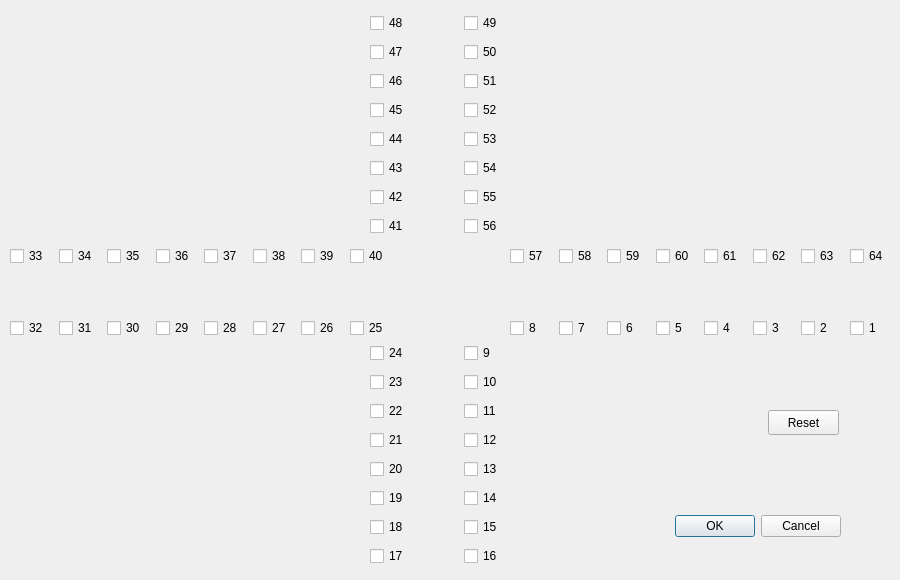
<?xml version="1.0" encoding="UTF-8"?>
<ui version="4.0">
 <class>SetSensorFailuresDialog</class>
 <widget class="QDialog" name="SetSensorFailuresDialog">
  <property name="geometry">
   <rect>
    <x>0</x>
    <y>0</y>
    <width>900</width>
    <height>580</height>
   </rect>
  </property>
  <property name="sizePolicy">
   <sizepolicy hsizetype="Preferred" vsizetype="Preferred">
    <horstretch>0</horstretch>
    <verstretch>0</verstretch>
   </sizepolicy>
  </property>
  <property name="minimumSize">
   <size>
    <width>900</width>
    <height>580</height>
   </size>
  </property>
  <property name="maximumSize">
   <size>
    <width>900</width>
    <height>580</height>
   </size>
  </property>
  <property name="windowTitle">
   <string>Dialog</string>
  </property>
  <widget class="QDialogButtonBox" name="buttonBox">
   <property name="geometry">
    <rect>
     <x>660</x>
     <y>510</y>
     <width>181</width>
     <height>32</height>
    </rect>
   </property>
   <property name="orientation">
    <enum>Qt::Horizontal</enum>
   </property>
   <property name="standardButtons">
    <set>QDialogButtonBox::Cancel|QDialogButtonBox::Ok</set>
   </property>
  </widget>
  <widget class="QWidget" name="layoutWidget">
   <property name="geometry">
    <rect>
     <x>370</x>
     <y>340</y>
     <width>142</width>
     <height>230</height>
    </rect>
   </property>
   <layout class="QHBoxLayout" name="horizontalLayout">
    <item>
     <layout class="QVBoxLayout" name="verticalLayout_3">
      <item>
       <widget class="QCheckBox" name="checkBox_24">
        <property name="text">
         <string>24</string>
        </property>
       </widget>
      </item>
      <item>
       <widget class="QCheckBox" name="checkBox_23">
        <property name="text">
         <string>23</string>
        </property>
       </widget>
      </item>
      <item>
       <widget class="QCheckBox" name="checkBox_22">
        <property name="text">
         <string>22</string>
        </property>
       </widget>
      </item>
      <item>
       <widget class="QCheckBox" name="checkBox_21">
        <property name="text">
         <string>21</string>
        </property>
       </widget>
      </item>
      <item>
       <widget class="QCheckBox" name="checkBox_20">
        <property name="text">
         <string>20</string>
        </property>
       </widget>
      </item>
      <item>
       <widget class="QCheckBox" name="checkBox_19">
        <property name="text">
         <string>19</string>
        </property>
       </widget>
      </item>
      <item>
       <widget class="QCheckBox" name="checkBox_18">
        <property name="text">
         <string>18</string>
        </property>
       </widget>
      </item>
      <item>
       <widget class="QCheckBox" name="checkBox_17">
        <property name="text">
         <string>17</string>
        </property>
       </widget>
      </item>
     </layout>
    </item>
    <item>
     <spacer name="horizontalSpacer">
      <property name="orientation">
       <enum>Qt::Horizontal</enum>
      </property>
      <property name="sizeType">
       <enum>QSizePolicy::Minimum</enum>
      </property>
      <property name="sizeHint" stdset="0">
       <size>
        <width>40</width>
        <height>20</height>
       </size>
      </property>
     </spacer>
    </item>
    <item>
     <layout class="QVBoxLayout" name="verticalLayout_2">
      <item>
       <widget class="QCheckBox" name="checkBox_9">
        <property name="text">
         <string>9</string>
        </property>
       </widget>
      </item>
      <item>
       <widget class="QCheckBox" name="checkBox_10">
        <property name="text">
         <string>10</string>
        </property>
       </widget>
      </item>
      <item>
       <widget class="QCheckBox" name="checkBox_11">
        <property name="text">
         <string>11</string>
        </property>
       </widget>
      </item>
      <item>
       <widget class="QCheckBox" name="checkBox_12">
        <property name="text">
         <string>12</string>
        </property>
       </widget>
      </item>
      <item>
       <widget class="QCheckBox" name="checkBox_13">
        <property name="text">
         <string>13</string>
        </property>
       </widget>
      </item>
      <item>
       <widget class="QCheckBox" name="checkBox_14">
        <property name="text">
         <string>14</string>
        </property>
       </widget>
      </item>
      <item>
       <widget class="QCheckBox" name="checkBox_15">
        <property name="text">
         <string>15</string>
        </property>
       </widget>
      </item>
      <item>
       <widget class="QCheckBox" name="checkBox_16">
        <property name="text">
         <string>16</string>
        </property>
       </widget>
      </item>
     </layout>
    </item>
   </layout>
  </widget>
  <widget class="QWidget" name="layoutWidget">
   <property name="geometry">
    <rect>
     <x>510</x>
     <y>240</y>
     <width>382</width>
     <height>104</height>
    </rect>
   </property>
   <layout class="QVBoxLayout" name="verticalLayout">
    <item>
     <layout class="QHBoxLayout" name="horizontalLayout_3">
      <item>
       <widget class="QCheckBox" name="checkBox_57">
        <property name="text">
         <string>57</string>
        </property>
       </widget>
      </item>
      <item>
       <widget class="QCheckBox" name="checkBox_58">
        <property name="text">
         <string>58</string>
        </property>
       </widget>
      </item>
      <item>
       <widget class="QCheckBox" name="checkBox_59">
        <property name="text">
         <string>59</string>
        </property>
       </widget>
      </item>
      <item>
       <widget class="QCheckBox" name="checkBox_60">
        <property name="text">
         <string>60</string>
        </property>
       </widget>
      </item>
      <item>
       <widget class="QCheckBox" name="checkBox_61">
        <property name="text">
         <string>61</string>
        </property>
       </widget>
      </item>
      <item>
       <widget class="QCheckBox" name="checkBox_62">
        <property name="text">
         <string>62</string>
        </property>
       </widget>
      </item>
      <item>
       <widget class="QCheckBox" name="checkBox_63">
        <property name="text">
         <string>63</string>
        </property>
       </widget>
      </item>
      <item>
       <widget class="QCheckBox" name="checkBox_64">
        <property name="text">
         <string>64</string>
        </property>
       </widget>
      </item>
     </layout>
    </item>
    <item>
     <spacer name="verticalSpacer">
      <property name="orientation">
       <enum>Qt::Vertical</enum>
      </property>
      <property name="sizeType">
       <enum>QSizePolicy::Fixed</enum>
      </property>
      <property name="sizeHint" stdset="0">
       <size>
        <width>20</width>
        <height>40</height>
       </size>
      </property>
     </spacer>
    </item>
    <item>
     <layout class="QHBoxLayout" name="horizontalLayout_2">
      <item>
       <widget class="QCheckBox" name="checkBox_8">
        <property name="text">
         <string>8</string>
        </property>
       </widget>
      </item>
      <item>
       <widget class="QCheckBox" name="checkBox_6">
        <property name="text">
         <string>7</string>
        </property>
       </widget>
      </item>
      <item>
       <widget class="QCheckBox" name="checkBox_7">
        <property name="text">
         <string>6</string>
        </property>
       </widget>
      </item>
      <item>
       <widget class="QCheckBox" name="checkBox_5">
        <property name="text">
         <string>5</string>
        </property>
       </widget>
      </item>
      <item>
       <widget class="QCheckBox" name="checkBox_4">
        <property name="text">
         <string>4</string>
        </property>
       </widget>
      </item>
      <item>
       <widget class="QCheckBox" name="checkBox_3">
        <property name="text">
         <string>3</string>
        </property>
       </widget>
      </item>
      <item>
       <widget class="QCheckBox" name="checkBox_2">
        <property name="text">
         <string>2</string>
        </property>
       </widget>
      </item>
      <item>
       <widget class="QCheckBox" name="checkBox">
        <property name="text">
         <string>1</string>
        </property>
       </widget>
      </item>
     </layout>
    </item>
   </layout>
  </widget>
  <widget class="QWidget" name="layoutWidget">
   <property name="geometry">
    <rect>
     <x>10</x>
     <y>240</y>
     <width>382</width>
     <height>104</height>
    </rect>
   </property>
   <layout class="QVBoxLayout" name="verticalLayout_4">
    <item>
     <layout class="QHBoxLayout" name="horizontalLayout_5">
      <item>
       <widget class="QCheckBox" name="checkBox_33">
        <property name="text">
         <string>33</string>
        </property>
       </widget>
      </item>
      <item>
       <widget class="QCheckBox" name="checkBox_34">
        <property name="text">
         <string>34</string>
        </property>
       </widget>
      </item>
      <item>
       <widget class="QCheckBox" name="checkBox_35">
        <property name="text">
         <string>35</string>
        </property>
       </widget>
      </item>
      <item>
       <widget class="QCheckBox" name="checkBox_36">
        <property name="text">
         <string>36</string>
        </property>
       </widget>
      </item>
      <item>
       <widget class="QCheckBox" name="checkBox_37">
        <property name="text">
         <string>37</string>
        </property>
       </widget>
      </item>
      <item>
       <widget class="QCheckBox" name="checkBox_38">
        <property name="text">
         <string>38</string>
        </property>
       </widget>
      </item>
      <item>
       <widget class="QCheckBox" name="checkBox_39">
        <property name="text">
         <string>39</string>
        </property>
       </widget>
      </item>
      <item>
       <widget class="QCheckBox" name="checkBox_40">
        <property name="text">
         <string>40</string>
        </property>
       </widget>
      </item>
     </layout>
    </item>
    <item>
     <spacer name="verticalSpacer_2">
      <property name="orientation">
       <enum>Qt::Vertical</enum>
      </property>
      <property name="sizeType">
       <enum>QSizePolicy::Fixed</enum>
      </property>
      <property name="sizeHint" stdset="0">
       <size>
        <width>20</width>
        <height>40</height>
       </size>
      </property>
     </spacer>
    </item>
    <item>
     <layout class="QHBoxLayout" name="horizontalLayout_4">
      <item>
       <widget class="QCheckBox" name="checkBox_32">
        <property name="text">
         <string>32</string>
        </property>
       </widget>
      </item>
      <item>
       <widget class="QCheckBox" name="checkBox_31">
        <property name="text">
         <string>31</string>
        </property>
       </widget>
      </item>
      <item>
       <widget class="QCheckBox" name="checkBox_30">
        <property name="text">
         <string>30</string>
        </property>
       </widget>
      </item>
      <item>
       <widget class="QCheckBox" name="checkBox_29">
        <property name="text">
         <string>29</string>
        </property>
       </widget>
      </item>
      <item>
       <widget class="QCheckBox" name="checkBox_28">
        <property name="text">
         <string>28</string>
        </property>
       </widget>
      </item>
      <item>
       <widget class="QCheckBox" name="checkBox_27">
        <property name="text">
         <string>27</string>
        </property>
       </widget>
      </item>
      <item>
       <widget class="QCheckBox" name="checkBox_26">
        <property name="text">
         <string>26</string>
        </property>
       </widget>
      </item>
      <item>
       <widget class="QCheckBox" name="checkBox_25">
        <property name="text">
         <string>25</string>
        </property>
       </widget>
      </item>
     </layout>
    </item>
   </layout>
  </widget>
  <widget class="QWidget" name="layoutWidget">
   <property name="geometry">
    <rect>
     <x>370</x>
     <y>10</y>
     <width>142</width>
     <height>230</height>
    </rect>
   </property>
   <layout class="QHBoxLayout" name="horizontalLayout_6">
    <item>
     <layout class="QVBoxLayout" name="verticalLayout_5">
      <item>
       <widget class="QCheckBox" name="checkBox_48">
        <property name="text">
         <string>48</string>
        </property>
       </widget>
      </item>
      <item>
       <widget class="QCheckBox" name="checkBox_47">
        <property name="text">
         <string>47</string>
        </property>
       </widget>
      </item>
      <item>
       <widget class="QCheckBox" name="checkBox_46">
        <property name="text">
         <string>46</string>
        </property>
       </widget>
      </item>
      <item>
       <widget class="QCheckBox" name="checkBox_45">
        <property name="text">
         <string>45</string>
        </property>
       </widget>
      </item>
      <item>
       <widget class="QCheckBox" name="checkBox_44">
        <property name="text">
         <string>44</string>
        </property>
       </widget>
      </item>
      <item>
       <widget class="QCheckBox" name="checkBox_43">
        <property name="text">
         <string>43</string>
        </property>
       </widget>
      </item>
      <item>
       <widget class="QCheckBox" name="checkBox_42">
        <property name="text">
         <string>42</string>
        </property>
       </widget>
      </item>
      <item>
       <widget class="QCheckBox" name="checkBox_41">
        <property name="text">
         <string>41</string>
        </property>
       </widget>
      </item>
     </layout>
    </item>
    <item>
     <spacer name="horizontalSpacer_2">
      <property name="orientation">
       <enum>Qt::Horizontal</enum>
      </property>
      <property name="sizeType">
       <enum>QSizePolicy::Fixed</enum>
      </property>
      <property name="sizeHint" stdset="0">
       <size>
        <width>40</width>
        <height>20</height>
       </size>
      </property>
     </spacer>
    </item>
    <item>
     <layout class="QVBoxLayout" name="verticalLayout_6">
      <item>
       <widget class="QCheckBox" name="checkBox_49">
        <property name="text">
         <string>49</string>
        </property>
       </widget>
      </item>
      <item>
       <widget class="QCheckBox" name="checkBox_50">
        <property name="text">
         <string>50</string>
        </property>
       </widget>
      </item>
      <item>
       <widget class="QCheckBox" name="checkBox_51">
        <property name="text">
         <string>51</string>
        </property>
       </widget>
      </item>
      <item>
       <widget class="QCheckBox" name="checkBox_52">
        <property name="text">
         <string>52</string>
        </property>
       </widget>
      </item>
      <item>
       <widget class="QCheckBox" name="checkBox_53">
        <property name="text">
         <string>53</string>
        </property>
       </widget>
      </item>
      <item>
       <widget class="QCheckBox" name="checkBox_54">
        <property name="text">
         <string>54</string>
        </property>
       </widget>
      </item>
      <item>
       <widget class="QCheckBox" name="checkBox_55">
        <property name="text">
         <string>55</string>
        </property>
       </widget>
      </item>
      <item>
       <widget class="QCheckBox" name="checkBox_56">
        <property name="text">
         <string>56</string>
        </property>
       </widget>
      </item>
     </layout>
    </item>
   </layout>
  </widget>
  <widget class="QPushButton" name="ResetButton">
   <property name="geometry">
    <rect>
     <x>768</x>
     <y>410</y>
     <width>71</width>
     <height>25</height>
    </rect>
   </property>
   <property name="text">
    <string>Reset</string>
   </property>
  </widget>
 </widget>
 <resources/>
 <connections>
  <connection>
   <sender>buttonBox</sender>
   <signal>accepted()</signal>
   <receiver>SetSensorFailuresDialog</receiver>
   <slot>accept()</slot>
   <hints>
    <hint type="sourcelabel">
     <x>248</x>
     <y>254</y>
    </hint>
    <hint type="destinationlabel">
     <x>157</x>
     <y>274</y>
    </hint>
   </hints>
  </connection>
  <connection>
   <sender>buttonBox</sender>
   <signal>rejected()</signal>
   <receiver>SetSensorFailuresDialog</receiver>
   <slot>reject()</slot>
   <hints>
    <hint type="sourcelabel">
     <x>316</x>
     <y>260</y>
    </hint>
    <hint type="destinationlabel">
     <x>286</x>
     <y>274</y>
    </hint>
   </hints>
  </connection>
 </connections>
</ui>
